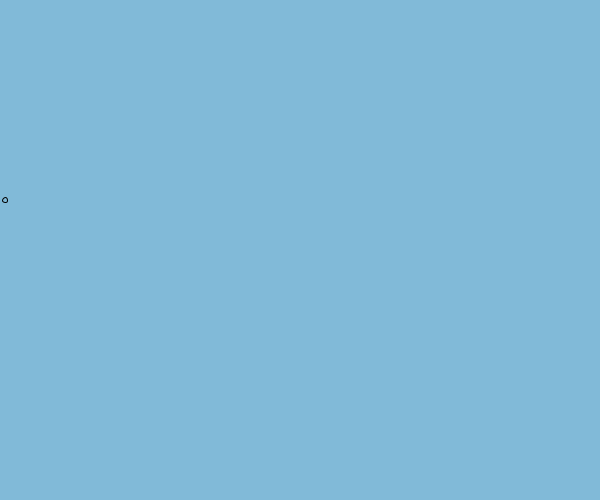
Frame 1 (no input)
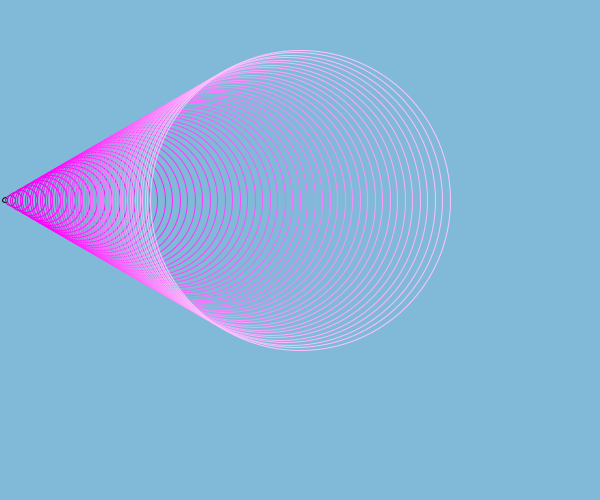
Frame 60 (the mouse pressed at the canvas centre just before this capture)
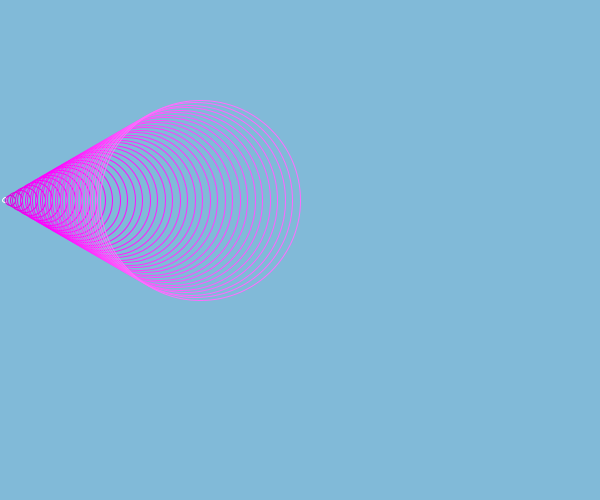
Frame 120 (the mouse held since frame 60 and released just before this capture)

The Processing sketch that drew these frames (run headless with seeded random() and noise(); from frame 60 on, the mouse is pressed at the canvas centre):

// Processing sketch: processing_70382
// ── processing_70382.pde

//Dan-Tran Cong-Huyen, Functions and Animations, CP1 16/17
int w = 5;
int x = 5;
float r = 0;
float g = 255;
float b = 0;
void setup()
{
  size(600,500);
  background(129,186,216);
  noFill();
}
void draw()
{
  ellipse(x,200,w ,w);
  w = w + 5;
  x = x + 5;
  stroke(219 + r, 201 - g, 219 + b);
  r = r + 255/59.0;
  g = g - 255/59.0;
  b = b + 255/59.0;
  if(w > 400)
  {
    x = 5;
    w = 5;
    background(129,186,216);
    b = 0;
    r = 0;
    g = 255;
  }
}
